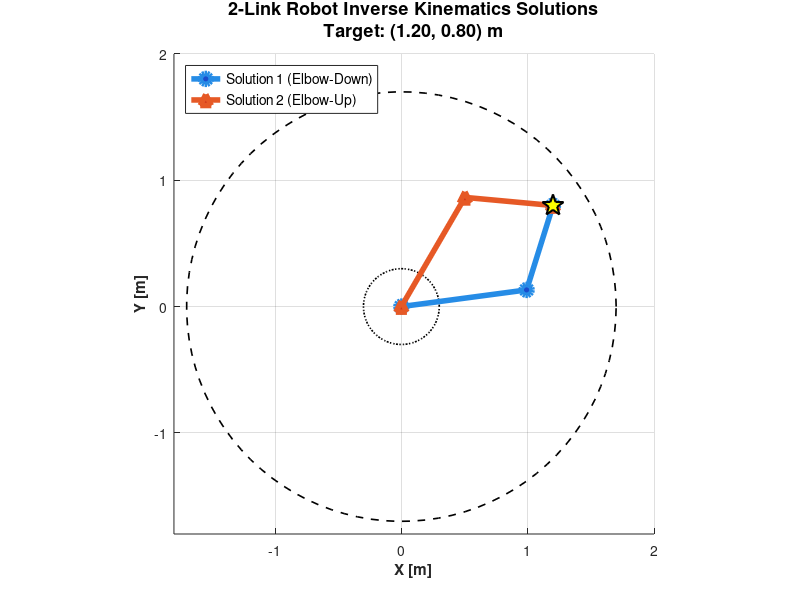

MATLAB code to generate this figure:
%% [Ch4] 역기구학 해석 (Inverse Kinematics & Multiple Solutions)
% =========================================================================
% 설명:
%   본 스크립트는 2자유도/3자유도 평면 및 공간 로봇에 대한 기하학적/대수학적
%   역기구학(Inverse Kinematics) 해석 솔루션을 제공합니다.
%
% 주요 학습 내용:
%   1. 코사인 법칙을 활용한 기하학적 역기구학 해법 유도
%   2. 동일한 목표 엔드이펙터 위치에 대한 복수 해(Elbow-Up vs Elbow-Down) 계산
%   3. 도달 가능 작업 영역(Reachable Workspace) 판별 및 특이점(Singularity) 확인
%   4. 두 가지 해의 로봇 포즈 2D/3D 비교 시각화
% =========================================================================

clc; clear; close all;

fprintf('=================================================================\n');
fprintf('  [Ch4] 역기구학(Inverse Kinematics) 해석 및 다중 해 비교\n');
fprintf('=================================================================\n\n');

%% 1. 로봇 링크 파라미터 정의 (2-Link Planar Arm)
l1 = 1.0;   % 링크 1 길이 [m]
l2 = 0.7;   % 링크 2 길이 [m]

% 목표 엔드이펙터 위치 설정 (x_d, y_d)
x_d = 1.2;
y_d = 0.8;

fprintf('[1] 로봇 파라미터 및 목표 지점:\n');
fprintf(' - 링크 길이: l1 = %.2f m, l2 = %.2f m\n', l1, l2);
fprintf(' - 목표 위치: (x_d, y_d) = (%.2f, %.2f) m\n\n', x_d, y_d);

%% 2. 작업 공간(Workspace) 판별
r_target = sqrt(x_d^2 + y_d^2);
r_max = l1 + l2;
r_min = abs(l1 - l2);

if r_target > r_max || r_target < r_min
    error('목표 위치가 로봇의 작업 공간(Workspace)을 벗어났습니다! (도달 불가)');
else
    fprintf('[2] 작업 공간 검증 완료 (도달 가능 영역): %.2f m <= %.2f m <= %.2f m\n\n', ...
            r_min, r_target, r_max);
end

%% 3. 기하학적 역기구학 계산 (Geometric IK)
% 코사인 제2법칙: r^2 = l1^2 + l2^2 - 2*l1*l2*cos(pi - theta2)
%                = l1^2 + l2^2 + 2*l1*l2*cos(theta2)
cos_th2 = (x_d^2 + y_d^2 - l1^2 - l2^2) / (2 * l1 * l2);

% 수치 오차 클램핑 (-1 ~ 1)
cos_th2 = max(min(cos_th2, 1), -1);

% (1) Solution 1: Elbow-Down (theta2 > 0)
sin_th2_down = sqrt(1 - cos_th2^2);
th2_down = atan2(sin_th2_down, cos_th2);
k1 = l1 + l2 * cos(th2_down);
k2 = l2 * sin(th2_down);
th1_down = atan2(y_d, x_d) - atan2(k2, k1);

% (2) Solution 2: Elbow-Up (theta2 < 0)
sin_th2_up = -sqrt(1 - cos_th2^2);
th2_up = atan2(sin_th2_up, cos_th2);
k1_up = l1 + l2 * cos(th2_up);
k2_up = l2 * sin(th2_up);
th1_up = atan2(y_d, x_d) - atan2(k2_up, k1_up);

fprintf('[3] 역기구학 해석 결과:\n');
fprintf(' [Sol 1: Elbow-Down] theta1 = %6.2f deg, theta2 = %6.2f deg\n', ...
        rad2deg(th1_down), rad2deg(th2_down));
fprintf(' [Sol 2: Elbow-Up]   theta1 = %6.2f deg, theta2 = %6.2f deg\n\n', ...
        rad2deg(th1_up), rad2deg(th2_up));

%% 4. 순기구학을 통한 검증 (Forward Kinematics Verification)
% Sol 1 검증
x_calc_down = l1*cos(th1_down) + l2*cos(th1_down + th2_down);
y_calc_down = l1*sin(th1_down) + l2*sin(th1_down + th2_down);
err_down = norm([x_d - x_calc_down; y_d - y_calc_down]);

% Sol 2 검증
x_calc_up = l1*cos(th1_up) + l2*cos(th1_up + th2_up);
y_calc_up = l1*sin(th1_up) + l2*sin(th1_up + th2_up);
err_up = norm([x_d - x_calc_up; y_d - y_calc_up]);

fprintf('[4] 순기구학 재검증 오차:\n');
fprintf(' - Sol 1 위치 오차: %.2e m\n', err_down);
fprintf(' - Sol 2 위치 오차: %.2e m\n\n', err_up);

%% 5. 시각화 (Figure 1: Elbow-Up vs Elbow-Down 비교)
figure('Name', 'Ch4: Inverse Kinematics Solutions', 'NumberTitle', 'off', ...
       'Color', 'w', 'Position', [200, 100, 950, 700]);
hold on; grid on; axis equal;
xlabel('X [m]', 'FontSize', 11, 'FontWeight', 'bold');
ylabel('Y [m]', 'FontSize', 11, 'FontWeight', 'bold');
title(sprintf('2-Link Robot Inverse Kinematics Solutions\nTarget: (%.2f, %.2f) m', x_d, y_d), ...
      'FontSize', 13, 'FontWeight', 'bold');

% 작업 공간 경계 작도 (원형 궤적)
th_circle = linspace(0, 2*pi, 100);
plot(r_max*cos(th_circle), r_max*sin(th_circle), 'k--', 'LineWidth', 1.2, 'DisplayName', 'Max Reach Boundary');
if r_min > 0
    plot(r_min*cos(th_circle), r_min*sin(th_circle), 'k:', 'LineWidth', 1.2, 'DisplayName', 'Min Reach Boundary');
end

% Sol 1: Elbow-Down 관절 위치
p0 = [0, 0];
p1_down = [l1*cos(th1_down), l1*sin(th1_down)];
p2_down = [x_calc_down, y_calc_down];

% Sol 2: Elbow-Up 관절 위치
p1_up = [l1*cos(th1_up), l1*sin(th1_up)];
p2_up = [x_calc_up, y_calc_up];

% Sol 1 (Elbow-Down) 로봇 팔 플롯
h1 = plot([p0(1), p1_down(1), p2_down(1)], [p0(2), p1_down(2), p2_down(2)], ...
          '-o', 'LineWidth', 4, 'Color', [0.15 0.55 0.9], 'MarkerSize', 8, ...
          'MarkerFaceColor', [0.1 0.3 0.8], 'DisplayName', 'Solution 1 (Elbow-Down)');

% Sol 2 (Elbow-Up) 로봇 팔 플롯
h2 = plot([p0(1), p1_up(1), p2_up(1)], [p0(2), p1_up(2), p2_up(2)], ...
          '-^', 'LineWidth', 4, 'Color', [0.9 0.35 0.15], 'MarkerSize', 8, ...
          'MarkerFaceColor', [0.8 0.2 0.1], 'DisplayName', 'Solution 2 (Elbow-Up)');

% 목표 위치 마커
plot(x_d, y_d, 'kp', 'MarkerSize', 16, 'MarkerFaceColor', 'y', 'LineWidth', 1.5, ...
     'DisplayName', 'Target Position (x_d, y_d)');

legend([h1, h2], 'Location', 'northwest', 'FontSize', 10);
xlim([-1.8, 2.0]); ylim([-1.8, 2.0]);
hold off;

fprintf(' 역기구학 해석 및 2D 시각화가 완료되었습니다.\n');
